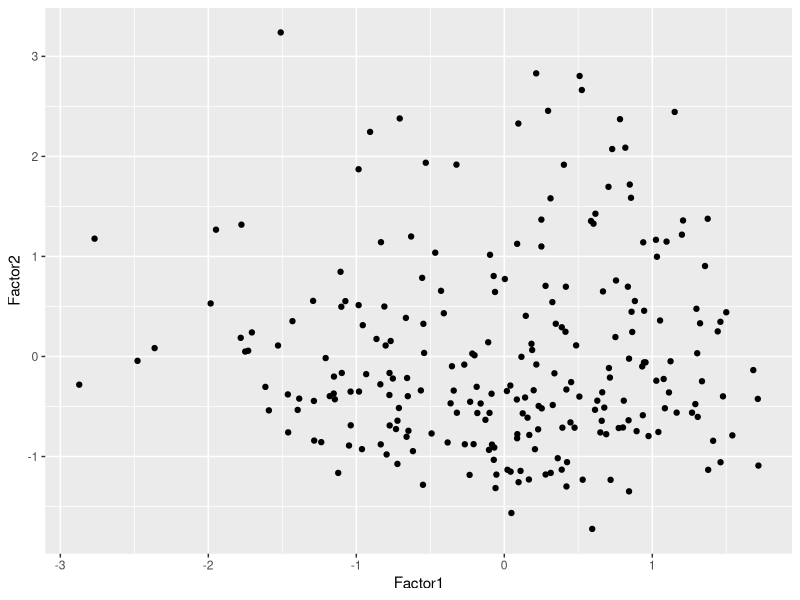

Generate this figure with R:
## ---- chunk 1
l_0 <- matrix(c(1,-1,1,0,0,0,0,1,0,1,1,0,0,0,-1,0,1,1), ncol = 3)
l_0
## ---- chunk 2
t <- matrix(c(0.61, -0.76, -0.23,0.63,0.64,-0.44,0.48,0.12,0.87), ncol = 3)
t
t%*%t(t) ## roughly looks to be orthogonal
## ---- chunk 3
l <- l_0 %*% t
l
## ---- chunk 4
library(GPArotation)
Varimax(l)
## different than stats varimax which normalizes be default gpa does not
## like standardized
stats::varimax(l) 

## other functions in the package
infomaxT(l) ## T is for othogonal 
quartimax(l)
## equamax not names but still possible
cfT(l, kappa = 1/4) ## see notes in package detail about equamax = m/(2*p)
## ---- chunk 5
## still from GPArotation package
oblimin(l)
infomaxQ(l)
cfQ(l, kappa = 1/4)
## ---- chunk 6
library(tidyverse)
sesame <- read_csv("data/sesame.csv")
test_sesame <- sesame %>% 
  select(starts_with("pre"), starts_with("post")) %>% 
  select(-pretest) # don't want pretest

head(test_sesame)

## ---- chunk 7
fa_size <- lapply(1:7, function(i) factanal(test_sesame, i))

fa_size[[1]]$uniquenesses
## take 1 - sum of loadings / tr
phi <- simplify(lapply(1:7, function(x) 1-sum(fa_size[[x]]$uniquenesses)/12))
phi

phi[-1] - phi[-7] ## phi_m - phi_m-1
 ## want something around 0.7 or small difference
### so 4,5,6 factors seem reasonable

## look at communality 1- uniq
1-fa_size[[4]]$uniquenesses
1-fa_size[[5]]$uniquenesses
1-fa_size[[6]]$uniquenesses

## really changing variable to variable but kind of a jump between 5 and 6

## can also look at pval from LRT
fa_size[[4]]$PVAL
fa_size[[5]]$PVAL
fa_size[[6]]$PVAL

## 5 seems like a decent choice in the middle
## lets look at the estimated correlation matrix from loading
## L * L^prime + diag(loadings)
est_corr5 <- fa_size[[5]]$loadings %*% t(fa_size[[5]]$loadings) + diag(fa_size[[5]]$uniquenesses)
est_corr5

## compare with sample correlation matrix
round(est_corr5 - cor(test_sesame), 2)
## pretty close
## ---- chunk 8

fa_size[[5]]$loadings
## cut off here for printing is .10

## if we want to view only those over 0.4
print(fa_size[[5]]$loadings, cutoff = 0.4)
## ---- chunk 9




## ---- chunk 10
factanal(test_sesame, 5, scores = "regression")$scores %>% 
  bind_cols(test_sesame) %>% 
  head()

factanal(test_sesame, 5, scores = "regression")$scores %>% 
  bind_cols(child = sesame$id) %>% 
  ggplot(aes(Factor1, Factor2)) +
  geom_point()

## ---- chunk 11
library(palmerpenguins)
penguins %>% 
  select(bill_length_mm:body_mass_g) %>% 
  drop_na()

data("USArrests")
